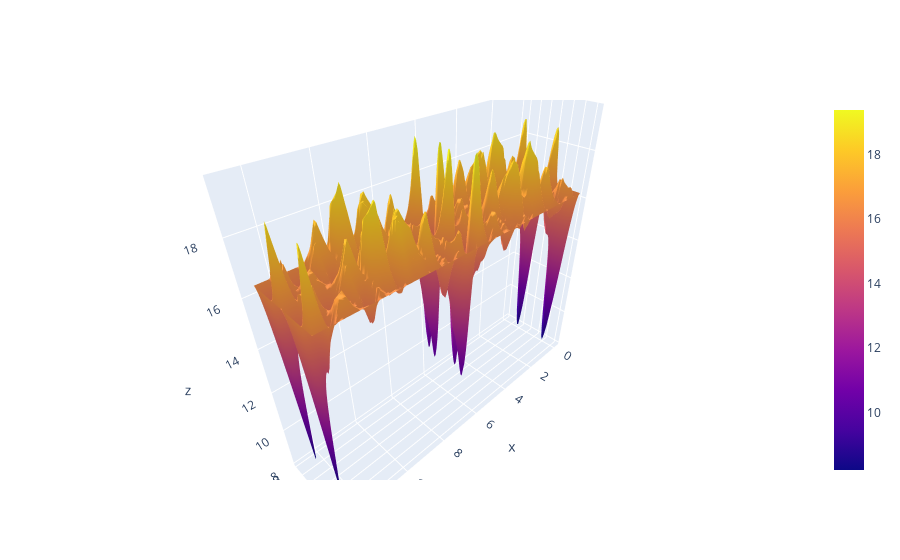

Write notebook code for a chart like this one.
### Code cell
graph = graphs['custom']
optimal_parameters = plot_qaoa_energy_landscape(graph = graph)
print('Optimal parameters:')
print(optimal_parameters)
